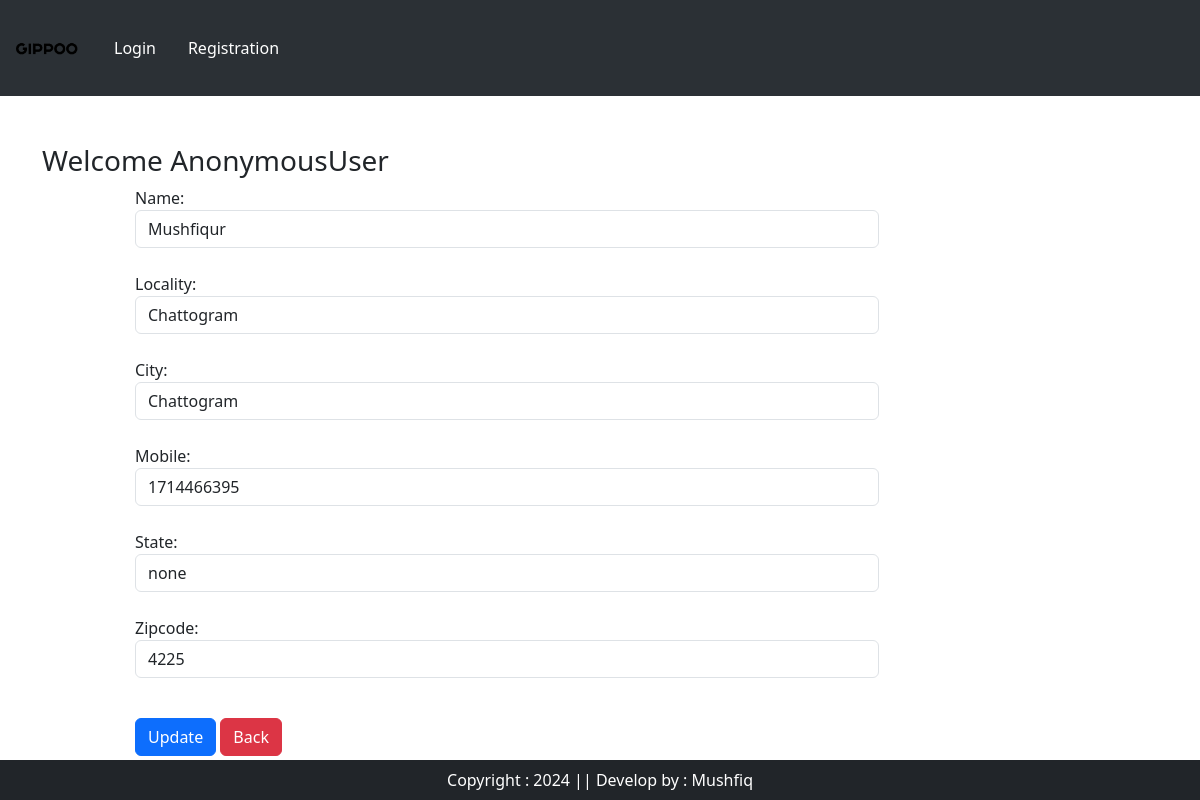
/updateAddress/4, run on the app's committed database.
### app/models.py (models this page shows, shortened)
class Customer(models.Model):
  user = models.ForeignKey(User, on_delete=models.CASCADE)
  name = models.CharField( max_length=200)
  locality = models.CharField( max_length=200)
  city = models.CharField( max_length=50)
  mobile = models.IntegerField()
  zipcode = models.IntegerField()
  state = models.CharField( max_length=100)

### app/views.py (the view, shortened to what this page needs)
# urls.py: path('updateAddress/<int:pk>', views.updateAddress.as_view(),name='updateAddress'),
class updateAddress(View):
  def get(self,request,pk):
    add = Customer.objects.get(pk=pk)
    form = CustomerProfileform(instance=add)
    return render(request,'app/updateAddress.html',locals())

### app/forms.py
class CustomerProfileform(forms.ModelForm):
  class Meta:
    model = Customer
    fields=['name','locality','city','mobile','state','zipcode']
    widgets={
    'name': forms.TextInput(attrs={'class': 'form-control'}),
    'locality': forms.TextInput(attrs={'class': 'form-control'}),
    'city': forms.TextInput(attrs={'class': 'form-control'}),
    'mobile': forms.NumberInput(attrs={'class': 'form-control'}),
    'state': forms.TimeInput(attrs={'class': 'form-control'}),
    'zipcode': forms.NumberInput(attrs={'class': 'form-control'}),
}

### app/templates/app/updateAddress.html (shortened to what this page needs)
{% extends "app/base.html" %} {% load static %}
{% block main-content %}
<div class='container my-5'>
  <div class='row'>
    <h3>Welcome <span class='text-capitalize'>{{request.user}}</span></h3>
  </div>
  <div class='col-sm-8 offset-sm-1'>
    <form action='' method='post'>
      {% for fm in form %}
        {{fm.label_tag}} {{fm}} <small class='text-danger'>{{fm.errors|striptags}}</small><br>
      {% endfor %}
      <div class='col-12 mt-3'>
        <button type='submit' class='btn btn-primary'>Update</button>
        <a href='{% url "address" %}' type='button' class='btn btn-danger'>Back</a>
      </div>
    </form>
  </div>
</div>
{% endblock main-content %}

### data on the page
Customer: form "Mushfiqur" "Chattogram" "Chattogram" "1714466395" "none" "4225"

### other printed values
{{ request.user }} "AnonymousUser"
{{ fm.label_tag }} "Name:" "Locality:" "City:" "Mobile:" "State:" "Zipcode:"
